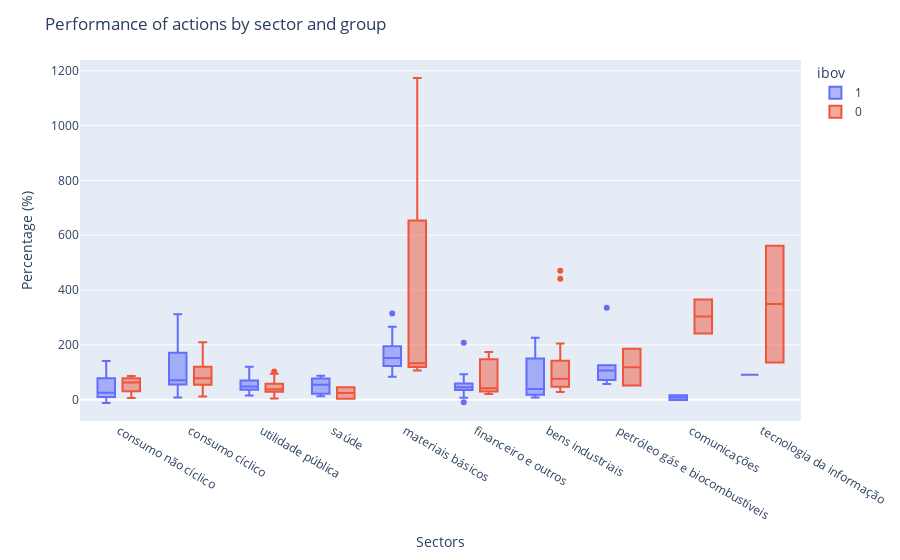

This figure's notebook cell:
### Code cell
#Do the stocks that make up the ibovespa index perform better?
#Performance of actions by sector and group

fig5 = px.box(stocks, x="setor", y="performance", color="ibov")
fig5.update_traces(quartilemethod="linear") #"exclusive" or "inclusive", or "linear" by default
fig5.update_layout(
    title_text='Performance of actions by sector and group',
    yaxis=dict(
        title='Percentage (%)'
    ),
    xaxis=dict(
        title='Sectors'
    ))
fig5.show()
fig5.write_image("./fig5.png")

### Figure 1 — Plotly figure (JSON) as saved in the notebook; plotly's stock layout.template omitted (floating-point values rounded to 4 significant figures)
{"data": [{"alignmentgroup": "True", "hoverlabel": {"namelength": 0}, "hovertemplate": "ibov=1<br>setor=%{x}<br>performance=%{y}", "legendgroup": "1", "marker": {"color": "#636efa"}, "name": "1", "notched": false, "offsetgroup": "1", "orientation": "v", "quartilemethod": "linear", "showlegend": true, "type": "box", "x": ["consumo não cíclico", "consumo cíclico", "utilidade pública", "saúde", "saúde", "materiais básicos", "financeiro e outros", "consumo não cíclico", "consumo cíclico", "bens industriais", "consumo cíclico", "bens industriais", "financeiro e outros", "petróleo gás e biocombustíveis", "petróleo gás e biocombustíveis", "consumo cíclico", "utilidade pública", "utilidade pública", "comunicações", "utilidade pública", "consumo cíclico", "financeiro e outros", "financeiro e outros", "saúde", "saúde", "bens industriais", "utilidade pública", "consumo cíclico", "consumo cíclico", "bens industriais", "materiais básicos", "consumo não cíclico", "petróleo gás e biocombustíveis", "materiais básicos", "materiais básicos", "petróleo gás e biocombustíveis", "financeiro e outros", "consumo não cíclico", "saúde", "materiais básicos", "consumo cíclico", "utilidade pública", "petróleo gás e biocombustíveis", "comunicações", "materiais básicos", "materiais básicos", "consumo não cíclico", "bens industriais", "financeiro e outros", "financeiro e outros", "consumo cíclico", "consumo não cíclico", "materiais básicos", "financeiro e outros", "consumo cíclico", "financeiro e outros", "financeiro e outros", "consumo cíclico", "financeiro e outros", "financeiro e outros", "utilidade pública", "financeiro e outros", "financeiro e outros", "materiais básicos", "petróleo gás e biocombustíveis", "consumo não cíclico", "bens industriais", "saúde", "financeiro e outros", "tecnologia da informação", "consumo não cíclico", "consumo cíclico", "utilidade pública", "bens industriais", "utilidade pública", "consumo cíclico"], "x0": " ", "xaxis": "x", "y": [26.78, 7.47, 37.69, 86.85, 41.79, 165.0, 45.32, 20.79, 53.43, 36.58, 110.2, 39.1, 37.19, 125.2, 121.7, 55.89, 53.17, 48.51, 16.24, 29.9, 95.01, 55.95, 54.87, 67.34, 12.29, 11.39, 15.39, 62.77, 311.8, 115.3, 93.48, -1.45, 71.43, 314.7, 83.93, 90.83, 207.6, 141.0, 77.7, 171.4, 32.81, 87.78, 335.6, -1.19, 266.0, 139, 24.63, 162.2, 34.21, 70.05, 218.3, 100.3, 132.8, 28.04, 70.81, 6.56, 42.52, 179.6, 92.88, -9.18, 63.6, 59.49, 54.88, 152.0, 57.41, 56.02, 225.7, 21.16, 37.37, 90.83, -11.97, 167.9, 120.0, 7.98, 37.78, 57.48], "y0": " ", "yaxis": "y"}, {"alignmentgroup": "True", "hoverlabel": {"namelength": 0}, "hovertemplate": "ibov=0<br>setor=%{x}<br>performance=%{y}", "legendgroup": "0", "marker": {"color": "#EF553B"}, "name": "0", "notched": false, "offsetgroup": "0", "orientation": "v", "quartilemethod": "linear", "showlegend": true, "type": "box", "x": ["comunicações", "consumo cíclico", "tecnologia da informação", "utilidade pública", "utilidade pública", "consumo cíclico", "consumo cíclico", "materiais básicos", "utilidade pública", "financeiro e outros", "bens industriais", "consumo cíclico", "consumo cíclico", "bens industriais", "consumo cíclico", "utilidade pública", "utilidade pública", "consumo cíclico", "utilidade pública", "utilidade pública", "consumo não cíclico", "financeiro e outros", "consumo cíclico", "financeiro e outros", "consumo cíclico", "consumo cíclico", "consumo cíclico", "consumo não cíclico", "consumo não cíclico", "bens industriais", "consumo cíclico", "consumo não cíclico", "consumo cíclico", "consumo cíclico", "consumo cíclico", "consumo cíclico", "consumo cíclico", "saúde", "bens industriais", "materiais básicos", "comunicações", "consumo cíclico", "bens industriais", "petróleo gás e biocombustíveis", "bens industriais", "utilidade pública", "petróleo gás e biocombustíveis", "financeiro e outros", "financeiro e outros", "consumo cíclico", "consumo cíclico", "utilidade pública", "utilidade pública", "bens industriais", "consumo cíclico", "utilidade pública", "bens industriais", "saúde", "bens industriais", "financeiro e outros", "tecnologia da informação", "materiais básicos", "bens industriais", "financeiro e outros", "bens industriais", "consumo cíclico", "financeiro e outros", "bens industriais", "consumo cíclico", "materiais básicos", "financeiro e outros", "financeiro e outros", "utilidade pública", "bens industriais", "consumo cíclico", "financeiro e outros"], "x0": " ", "xaxis": "x", "y": [365.9, 81.1, 562.0, 103.0, 55.9, 209.3, 138.4, 133.1, 38.69, 155.1, 204.7, 27.6, 38.39, 441.1, 145.9, 27.52, 56.13, 72.29, 60.64, 37.29, 6.23, 20.54, 113.6, 25.94, 56.17, 52.96, 131.5, 55.42, 70.01, 102.5, 67.09, 86.42, 126.9, 75.1, 127.7, 87.2, 106.0, 3.13, 53.77, 1174.0, 241.4, 103.8, 27.93, 51.68, 470.1, 17.77, 185.4, 33.95, 123.1, 55.62, 11.92, 30.87, 95.02, 49.28, 25.15, 37.72, 39.89, 45.21, 97.62, 35.45, 135.4, 106, 121.0, 41.97, 50.69, 62.33, 174.0, 36.83, 88.16, 131.9, 28.21, 165.7, 4.36, 76.44, 50.16, 65.57], "y0": " ", "yaxis": "y"}], "layout": {"boxmode": "group", "legend": {"title": {"text": "ibov"}, "tracegroupgap": 0}, "margin": {"t": 60}, "title": {"text": "Performance of actions by sector and group"}, "xaxis": {"anchor": "y", "domain": [0, 1], "title": {"text": "Sectors"}}, "yaxis": {"anchor": "x", "domain": [0, 1], "title": {"text": "Percentage (%)"}}}}
